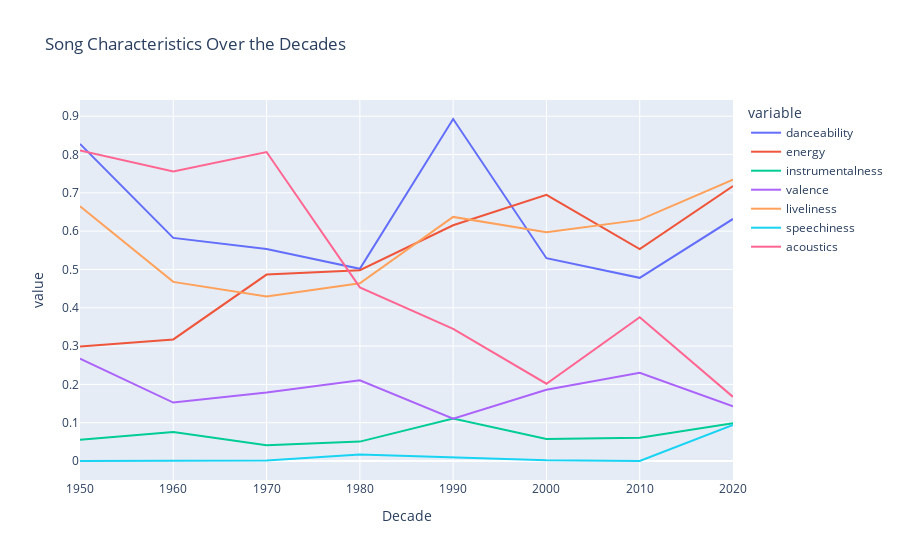

Notebook code for this chart:
### Code cell
additional_features = ['danceability', 'energy', 'instrumentalness', 'valence', 'liveliness', 'speechiness', 'acoustics']
variable_cols = ['Decade']
variable_cols.extend(additional_features)

extra_song_cols = (df.sample(.2, seed = 42)
                       .groupBy(F.round(F.year(df.Release_date), -1))
                       .agg({feature: 'mean' for feature in additional_features})
                       .toDF(*variable_cols)
                       .orderBy('Decade')
                       .toPandas()
                       .dropna(axis=0)
                    )
fig = px.line(extra_song_cols, x = 'Decade', y = additional_features, title = 'Song Characteristics Over the Decades')
fig.show()

### Figure 1 — Plotly figure (JSON) as saved in the notebook; plotly's stock layout.template omitted (floating-point values rounded to 4 significant figures)
{"data": [{"hovertemplate": "variable=danceability<br>Decade=%{x}<br>value=%{y}<extra></extra>", "legendgroup": "danceability", "line": {"color": "#636efa", "dash": "solid"}, "marker": {"symbol": "circle"}, "mode": "lines", "name": "danceability", "orientation": "v", "showlegend": true, "type": "scatter", "x": [1950, 1960, 1970, 1980, 1990, 2000, 2010, 2020], "xaxis": "x", "y": [0.8278, 0.5823, 0.5532, 0.5016, 0.8927, 0.5293, 0.4782, 0.6318], "yaxis": "y"}, {"hovertemplate": "variable=energy<br>Decade=%{x}<br>value=%{y}<extra></extra>", "legendgroup": "energy", "line": {"color": "#EF553B", "dash": "solid"}, "marker": {"symbol": "circle"}, "mode": "lines", "name": "energy", "orientation": "v", "showlegend": true, "type": "scatter", "x": [1950, 1960, 1970, 1980, 1990, 2000, 2010, 2020], "xaxis": "x", "y": [0.2991, 0.3174, 0.4867, 0.498, 0.6153, 0.6946, 0.553, 0.7177], "yaxis": "y"}, {"hovertemplate": "variable=instrumentalness<br>Decade=%{x}<br>value=%{y}<extra></extra>", "legendgroup": "instrumentalness", "line": {"color": "#00cc96", "dash": "solid"}, "marker": {"symbol": "circle"}, "mode": "lines", "name": "instrumentalness", "orientation": "v", "showlegend": true, "type": "scatter", "x": [1950, 1960, 1970, 1980, 1990, 2000, 2010, 2020], "xaxis": "x", "y": [0.05557, 0.0756, 0.04103, 0.0506, 0.1109, 0.05749, 0.06095, 0.0986], "yaxis": "y"}, {"hovertemplate": "variable=valence<br>Decade=%{x}<br>value=%{y}<extra></extra>", "legendgroup": "valence", "line": {"color": "#ab63fa", "dash": "solid"}, "marker": {"symbol": "circle"}, "mode": "lines", "name": "valence", "orientation": "v", "showlegend": true, "type": "scatter", "x": [1950, 1960, 1970, 1980, 1990, 2000, 2010, 2020], "xaxis": "x", "y": [0.2674, 0.1526, 0.1787, 0.2107, 0.1104, 0.186, 0.2301, 0.143], "yaxis": "y"}, {"hovertemplate": "variable=liveliness<br>Decade=%{x}<br>value=%{y}<extra></extra>", "legendgroup": "liveliness", "line": {"color": "#FFA15A", "dash": "solid"}, "marker": {"symbol": "circle"}, "mode": "lines", "name": "liveliness", "orientation": "v", "showlegend": true, "type": "scatter", "x": [1950, 1960, 1970, 1980, 1990, 2000, 2010, 2020], "xaxis": "x", "y": [0.6651, 0.4675, 0.4297, 0.4639, 0.6371, 0.5971, 0.6294, 0.7346], "yaxis": "y"}, {"hovertemplate": "variable=speechiness<br>Decade=%{x}<br>value=%{y}<extra></extra>", "legendgroup": "speechiness", "line": {"color": "#19d3f3", "dash": "solid"}, "marker": {"symbol": "circle"}, "mode": "lines", "name": "speechiness", "orientation": "v", "showlegend": true, "type": "scatter", "x": [1950, 1960, 1970, 1980, 1990, 2000, 2010, 2020], "xaxis": "x", "y": [0, 4.025e-05, 0.001373, 0.01684, 0.009392, 0.002038, 7.345e-05, 0.09437], "yaxis": "y"}, {"hovertemplate": "variable=acoustics<br>Decade=%{x}<br>value=%{y}<extra></extra>", "legendgroup": "acoustics", "line": {"color": "#FF6692", "dash": "solid"}, "marker": {"symbol": "circle"}, "mode": "lines", "name": "acoustics", "orientation": "v", "showlegend": true, "type": "scatter", "x": [1950, 1960, 1970, 1980, 1990, 2000, 2010, 2020], "xaxis": "x", "y": [0.8104, 0.7558, 0.8065, 0.4531, 0.3447, 0.2017, 0.3751, 0.1674], "yaxis": "y"}], "layout": {"legend": {"title": {"text": "variable"}, "tracegroupgap": 0}, "title": {"text": "Song Characteristics Over the Decades"}, "xaxis": {"anchor": "y", "domain": [0, 1], "title": {"text": "Decade"}}, "yaxis": {"anchor": "x", "domain": [0, 1], "title": {"text": "value"}}}}
